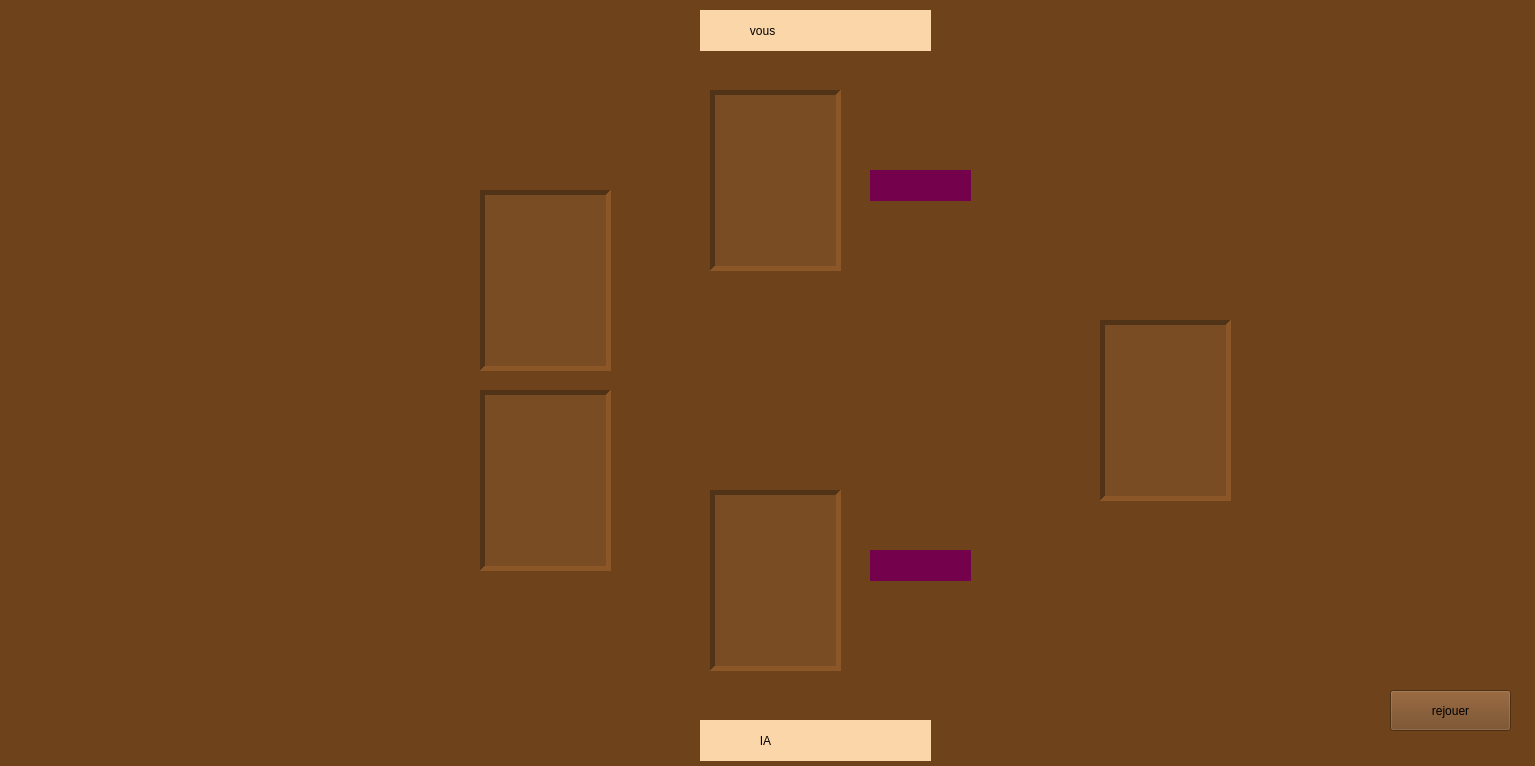
<?xml version="1.0" encoding="UTF-8"?>
<ui version="4.0">
 <class>Jeu</class>
 <widget class="QWidget" name="Jeu">
  <property name="geometry">
   <rect>
    <x>0</x>
    <y>0</y>
    <width>1535</width>
    <height>766</height>
   </rect>
  </property>
  <property name="windowTitle">
   <string>Form</string>
  </property>
  <property name="styleSheet">
   <string notr="true">background-color: rgb(110, 66, 27);</string>
  </property>
  <widget class="QWidget" name="widget" native="true">
   <property name="geometry">
    <rect>
     <x>-30</x>
     <y>-230</y>
     <width>1571</width>
     <height>1151</height>
    </rect>
   </property>
   <widget class="QLabel" name="label">
    <property name="geometry">
     <rect>
      <x>20</x>
      <y>80</y>
      <width>1601</width>
      <height>1055</height>
     </rect>
    </property>
    <property name="styleSheet">
     <string notr="true">background-image: url(:/imgcarte/zlij2.jpg);</string>
    </property>
    <property name="text">
     <string/>
    </property>
    <property name="pixmap">
     <pixmap resource="img.qrc">:/imgcarte/table2-removebg-preview.png</pixmap>
    </property>
    <property name="scaledContents">
     <bool>true</bool>
    </property>
   </widget>
   <widget class="QLabel" name="labelJoueur1">
    <property name="geometry">
     <rect>
      <x>740</x>
      <y>320</y>
      <width>131</width>
      <height>181</height>
     </rect>
    </property>
    <property name="autoFillBackground">
     <bool>false</bool>
    </property>
    <property name="styleSheet">
     <string notr="true">background-color: rgb(121, 76, 35);</string>
    </property>
    <property name="frameShape">
     <enum>QFrame::Panel</enum>
    </property>
    <property name="frameShadow">
     <enum>QFrame::Sunken</enum>
    </property>
    <property name="lineWidth">
     <number>5</number>
    </property>
    <property name="text">
     <string/>
    </property>
    <property name="scaledContents">
     <bool>true</bool>
    </property>
   </widget>
   <widget class="QLabel" name="paquet">
    <property name="geometry">
     <rect>
      <x>1130</x>
      <y>550</y>
      <width>131</width>
      <height>181</height>
     </rect>
    </property>
    <property name="styleSheet">
     <string notr="true">background-color: rgb(121, 76, 35);</string>
    </property>
    <property name="frameShape">
     <enum>QFrame::Panel</enum>
    </property>
    <property name="frameShadow">
     <enum>QFrame::Sunken</enum>
    </property>
    <property name="lineWidth">
     <number>5</number>
    </property>
    <property name="text">
     <string/>
    </property>
    <property name="scaledContents">
     <bool>true</bool>
    </property>
   </widget>
   <widget class="QLabel" name="labelJoueur2">
    <property name="geometry">
     <rect>
      <x>740</x>
      <y>720</y>
      <width>131</width>
      <height>181</height>
     </rect>
    </property>
    <property name="autoFillBackground">
     <bool>false</bool>
    </property>
    <property name="styleSheet">
     <string notr="true">background-color: rgb(121, 76, 35);</string>
    </property>
    <property name="frameShape">
     <enum>QFrame::Panel</enum>
    </property>
    <property name="frameShadow">
     <enum>QFrame::Sunken</enum>
    </property>
    <property name="lineWidth">
     <number>5</number>
    </property>
    <property name="text">
     <string/>
    </property>
    <property name="scaledContents">
     <bool>true</bool>
    </property>
   </widget>
   <widget class="QLabel" name="place1">
    <property name="geometry">
     <rect>
      <x>510</x>
      <y>420</y>
      <width>131</width>
      <height>181</height>
     </rect>
    </property>
    <property name="autoFillBackground">
     <bool>false</bool>
    </property>
    <property name="styleSheet">
     <string notr="true">background-color: rgb(121, 76, 35);</string>
    </property>
    <property name="frameShape">
     <enum>QFrame::Panel</enum>
    </property>
    <property name="frameShadow">
     <enum>QFrame::Sunken</enum>
    </property>
    <property name="lineWidth">
     <number>5</number>
    </property>
    <property name="text">
     <string/>
    </property>
    <property name="scaledContents">
     <bool>true</bool>
    </property>
   </widget>
   <widget class="QLabel" name="place2">
    <property name="geometry">
     <rect>
      <x>510</x>
      <y>620</y>
      <width>131</width>
      <height>181</height>
     </rect>
    </property>
    <property name="autoFillBackground">
     <bool>false</bool>
    </property>
    <property name="styleSheet">
     <string notr="true">background-color: rgb(121, 76, 35);</string>
    </property>
    <property name="frameShape">
     <enum>QFrame::Panel</enum>
    </property>
    <property name="frameShadow">
     <enum>QFrame::Sunken</enum>
    </property>
    <property name="lineWidth">
     <number>5</number>
    </property>
    <property name="text">
     <string/>
    </property>
    <property name="scaledContents">
     <bool>true</bool>
    </property>
   </widget>
   <widget class="QPushButton" name="rejouer">
    <property name="geometry">
     <rect>
      <x>1420</x>
      <y>920</y>
      <width>121</width>
      <height>41</height>
     </rect>
    </property>
    <property name="styleSheet">
     <string notr="true">font: 9pt &quot;8514oem&quot;;</string>
    </property>
    <property name="text">
     <string>rejouer</string>
    </property>
   </widget>
   <widget class="QLabel" name="labelScoreJoueur2">
    <property name="geometry">
     <rect>
      <x>900</x>
      <y>780</y>
      <width>101</width>
      <height>31</height>
     </rect>
    </property>
    <property name="styleSheet">
     <string notr="true">background-color: rgb(115, 1, 75);

color: rgb(255, 255, 255);
font: 700 15pt &quot;8514oem&quot;;</string>
    </property>
    <property name="text">
     <string/>
    </property>
   </widget>
   <widget class="QLabel" name="labelScoreJoueur1">
    <property name="geometry">
     <rect>
      <x>900</x>
      <y>400</y>
      <width>101</width>
      <height>31</height>
     </rect>
    </property>
    <property name="styleSheet">
     <string notr="true">background-color: rgb(115, 1, 75);

color: rgb(255, 255, 255);
font: 700 15pt &quot;8514oem&quot;;
</string>
    </property>
    <property name="text">
     <string/>
    </property>
   </widget>
   <widget class="QLabel" name="label_2">
    <property name="geometry">
     <rect>
      <x>730</x>
      <y>240</y>
      <width>231</width>
      <height>41</height>
     </rect>
    </property>
    <property name="styleSheet">
     <string notr="true">font: 24pt &quot;Impact&quot;;
background-color: rgb(250, 214, 169);

color: rgb(0, 0, 0);</string>
    </property>
    <property name="text">
     <string>               vous</string>
    </property>
   </widget>
   <widget class="QLabel" name="label_3">
    <property name="geometry">
     <rect>
      <x>730</x>
      <y>950</y>
      <width>231</width>
      <height>41</height>
     </rect>
    </property>
    <property name="styleSheet">
     <string notr="true">font: 24pt &quot;Impact&quot;;
background-color: rgb(250, 214, 169);

color: rgb(0, 0, 0);</string>
    </property>
    <property name="text">
     <string>                  IA</string>
    </property>
   </widget>
  </widget>
 </widget>
 <resources>
  <include location="img.qrc"/>
 </resources>
 <connections/>
</ui>
